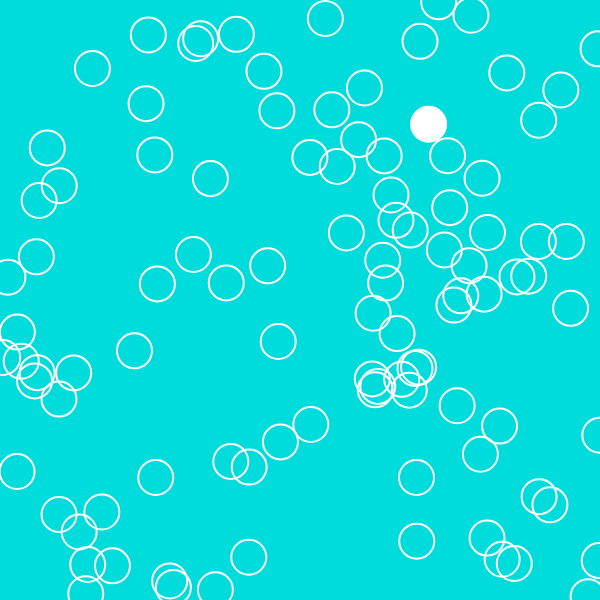
Frame 1 (no input)
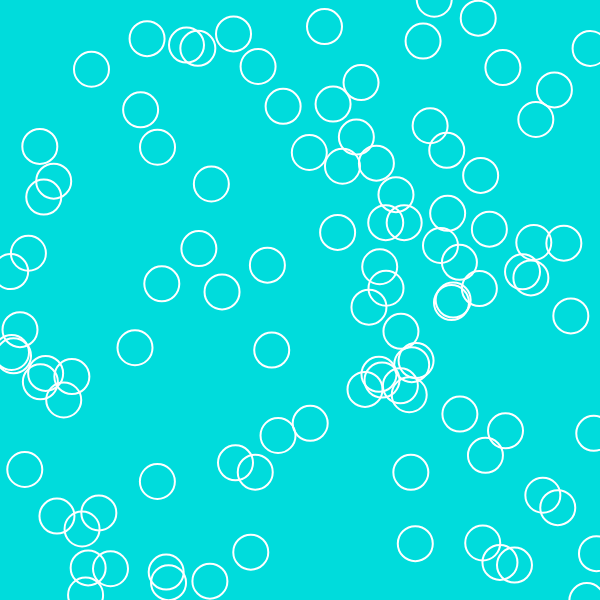
Frame 60 (no input)
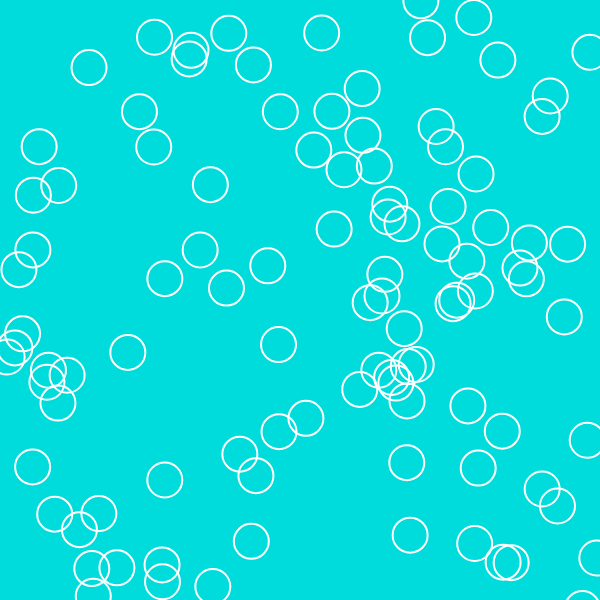
Frame 120 (the mouse pressed at the canvas centre since frame 60)

The p5.js sketch that drew these frames (run headless with seeded random() and noise() and a simulated clock; from frame 60 on, the mouse is pressed at the canvas centre):

// p5.js sketch
// ── sketch.js
//Creates Object array
var balls = [];

function setup() 
{
    createCanvas(600, 600);
    
    //Loop fills up the array
    for(var i = 0; i <= 100; i++)
    {
        balls[i]= new Ball();
    }
}



function draw()
{
    //Creates the ball
    background(0, 220, 220);
    
    //loops through all the previously created ball array instances
    for(var a = 0; a < balls.length; a++)
    {
        balls[a].createBall();
        balls[a].move();
        //ball.edgeBounce();
    }  
}

function Ball()
{
    this.x = random(0, width);
    this.y= random(0, height);
    this.createBall = function()
    {
        stroke(255, 255, 255);
        strokeWeight(2);
        ellipse(this.x, this.y, 35, 35);
        noFill();
    }
    
    this.move = function()
    {
        //moves the ball
        this.x = this.x + random(-1,1);
        this.y = this.y + random(-1,1);   
    }
}
